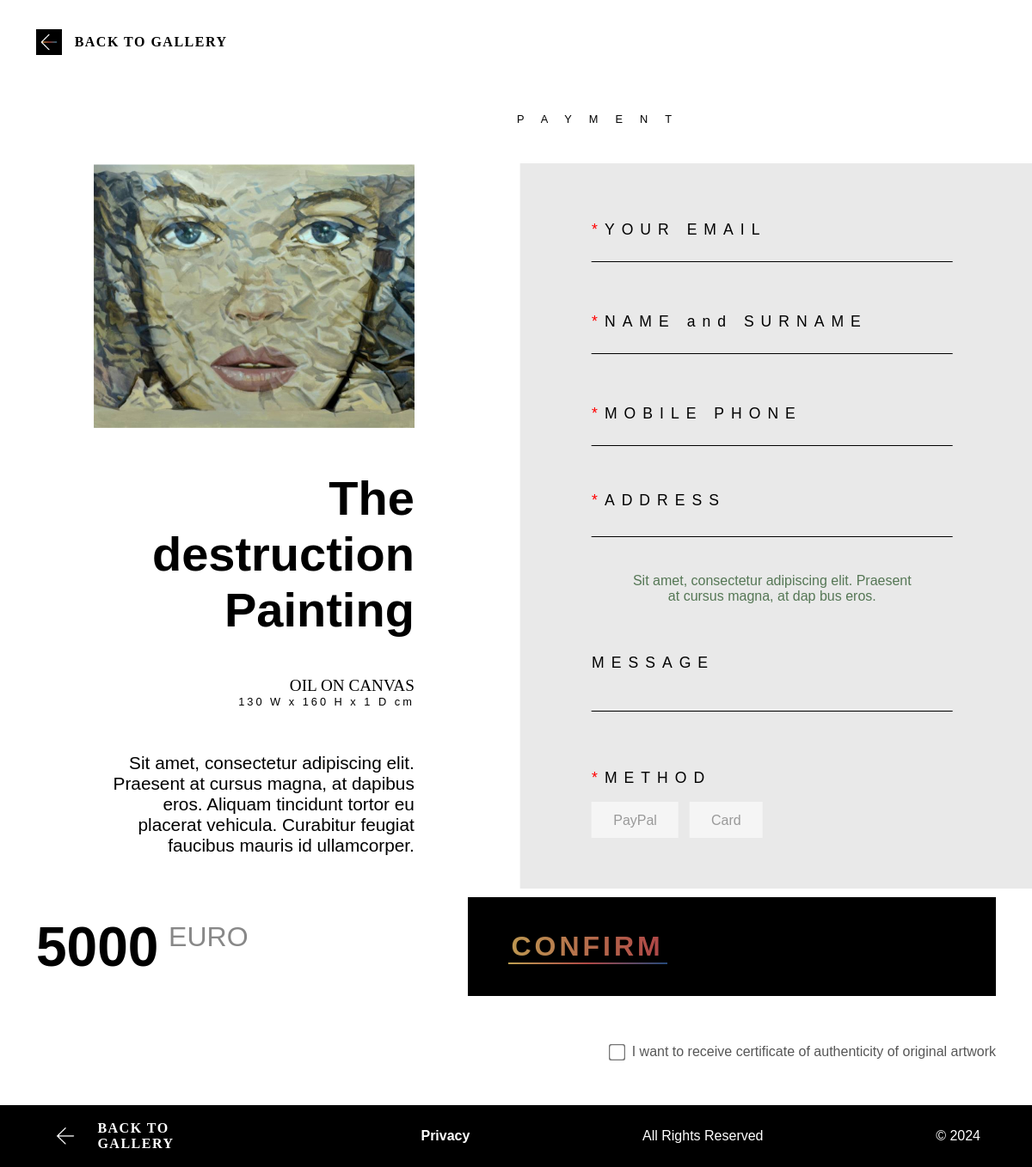
Before: /payment.php?id=2 with the older database file.
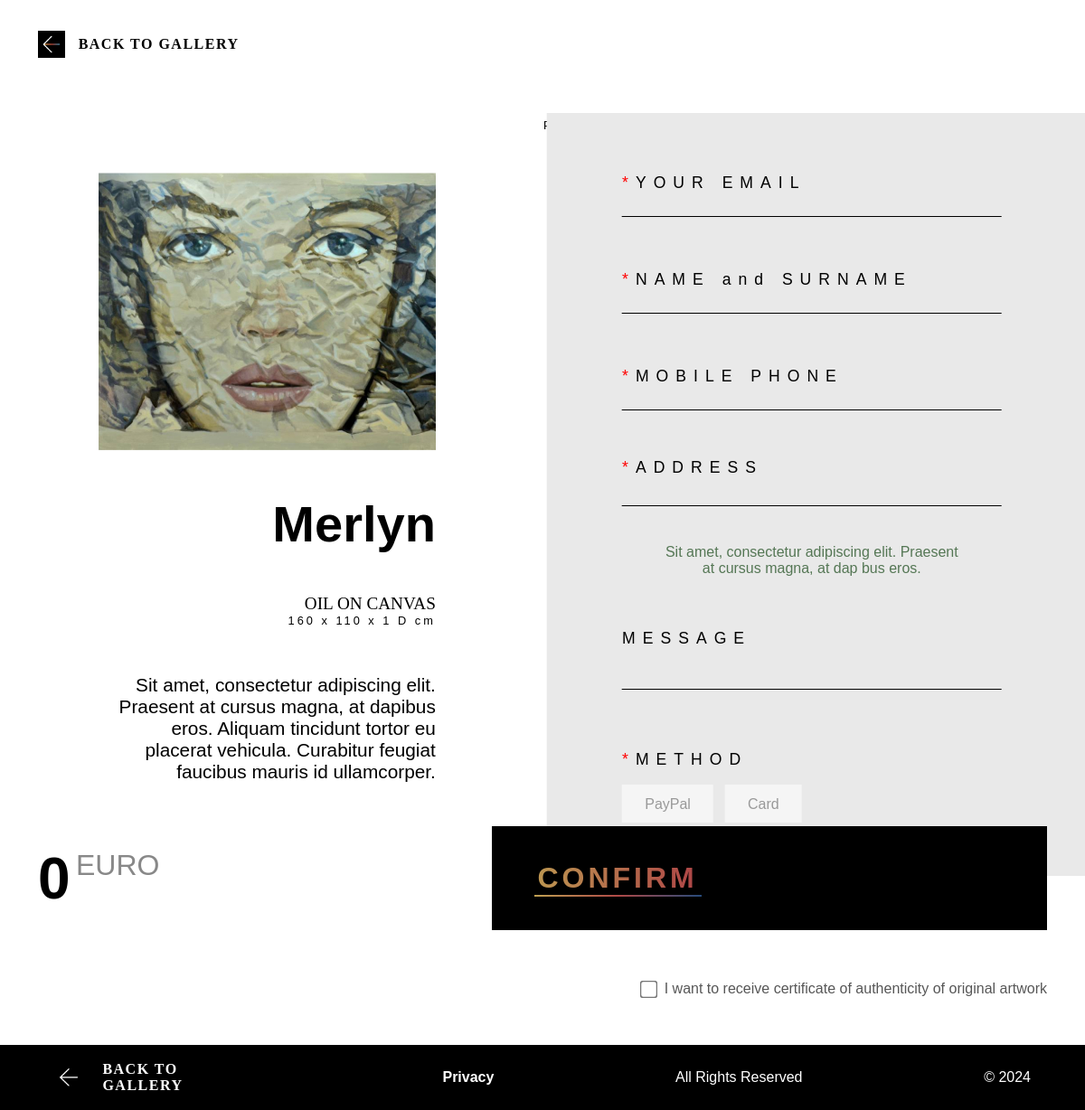
After: the same page with the newer database file.
### tables this page shows
create table gallery
(
    id          int auto_increment
        primary key,
    name        varchar(255) null,
    image       varchar(255) null,
    type        varchar(255) null,
    size        varchar(255) null,
    description text         null,
    status      varchar(100) null,
    price       int          null
);

### app/db.php (called while the page is built, shortened)
<?php
function db_getConnection()
{
    $user = SETTINGS['db_user'];
    $password = SETTINGS['db_password'];
    $db = SETTINGS['db_name'];
    $host = SETTINGS['db_host'];
    $port = SETTINGS['db_port'];
    $dbh = new PDO("mysql:dbname=$db;host=$host;charset=utf8;port=$port", $user, $password,
        [
            PDO::ATTR_ERRMODE => PDO::ERRMODE_EXCEPTION,
            PDO::ATTR_DEFAULT_FETCH_MODE => PDO::FETCH_ASSOC
        ]);
    return $dbh;
}
function db_getById($table, $id, $column = 'id')
{
    return db_getConnection()->query("SELECT * FROM `{$table}` WHERE `{$column}`='{$id}'")->fetch();
}

### payment.php (the view, shortened to what this page needs)
<?php
require 'app/db.php';
$art = db_getById('gallery', $_GET['id']);
?>
<!DOCTYPE html>
<html lang="en">
<head>
    <link rel="stylesheet" href="assets/css/main_payment.css">
    <link rel="stylesheet" href="assets/css/mobile_payment.css">
</head>
<body>
<div class="container">
    <div class="back-button-group back-button-group-head">
        <a class="arrow-link" href="artwork_info.php?id=<?= $art['id'] ?>">
            <img class="arrow-button" src="assets/img/arrow-left.png" alt="<-">
        </a>
        <a href="index.php" class="back-to-gallery">Back to Gallery</a>
    </div>
    <h2 class="artist-name">&nbsp;Payment</h2>
    <div class="content">
        <div class="painting-info">
            <img src="assets/img/works/<?= $art['image'] ?>" alt="<?= $art['name'] ?>" class="main-image">
            <h1 class="title-payment"><?= $art['name'] ?></h1>
            <p class="material-payment"><?= $art['type'] ?></p>
            <p class="sizes-payment"><?= $art['size'] ?></p>
            <p class="text-payment"><?= $art['description'] ?></p>
        </div>
        <div class="payment-form">
            <form id="payment-form">
                <div class="input-group">
                    <label for="email"><span class="red-xmast">*</span>YOUR EMAIL</label>
                    <input type="email" id="email" name="email" required>
                </div>
                <div class="input-group">
                    <label for="name"><span class="red-xmast">*</span>NAME and SURNAME</label>
                    <input type="text" id="name" name="name" required>
                </div>
                <div class="input-group">
                    <label for="phone"><span class="red-xmast">*</span>MOBILE PHONE</label>
                    <input type="tel" id="phone" name="phone" required>
                </div>
                <div class="input-group">
                    <label for="address"><span class="red-xmast">*</span>ADDRESS</label>
                    <input type="text" id="address" name="address" required>
                    <p class="mini-deskription">Sit amet, consectetur adipiscing elit. Praesent at cursus magna, at dap
                        bus eros. </p>
                </div>
                <div class="input-group">
                    <label for="message">MESSAGE</label>
                    <textarea id="message" maxlength="110" cols="10" name="message"></textarea>
                </div>
                <div class="payment-method">
                    <p class="button-text"><span class="red-xmast">*</span>METHOD</p>
                    <div class="methods">
                        <a href="#" id="paypal_pay" type="button" class="method-btn" data-method="paypal" disabled>PayPal</a>
                        <a href="#" id="card_pay" type="button" class="method-btn" data-method="card" disabled>Card</a>
                    </div>
                </div>
            </form>
        </div>
    </div>
    <div class="confirmation">
        <div class="price-group">
            <p class="price"><?= $art['price'] ?></p>
            <p class="euro">EURO</p>
        </div>
        <a href="#" id="paybtn" class="btn-back" style="pointer-events: none;">
            <div class="confirm-button">CONFIRM</div>
        </a>
    </div>
    <div class="certificate">
        <input type="checkbox" id="certificate" name="certificate">
        <label for="certificate">I want to receive certificate of authenticity of original artwork</label>
    </div>
</div>
<footer>
    <div class="back-button-group">
        <a class="arrow-link-footer" href="#">
            <img class="arrow-button" src="assets/img/arrow-white.png" alt="<-">
        </a>
        <a href="index.php" class="back-to-gallery footer-back-addition">Back to Gallery</a>
    </div>
    <a href="privacy.html" class="privacy-policy">Privacy</a>
    <p>All Rights Reserved</p>
    <p>© 2024</p>
</footer>
</body>
</html>

Changed rows visible on the page:
changed gallery "OIL ON CANVAS": name "The destruction Painting" → "Merlyn"; size "130 W x 160 H x 1 D cm" → "160 х 110 х 1 D cm"; price "5000" → "0"
